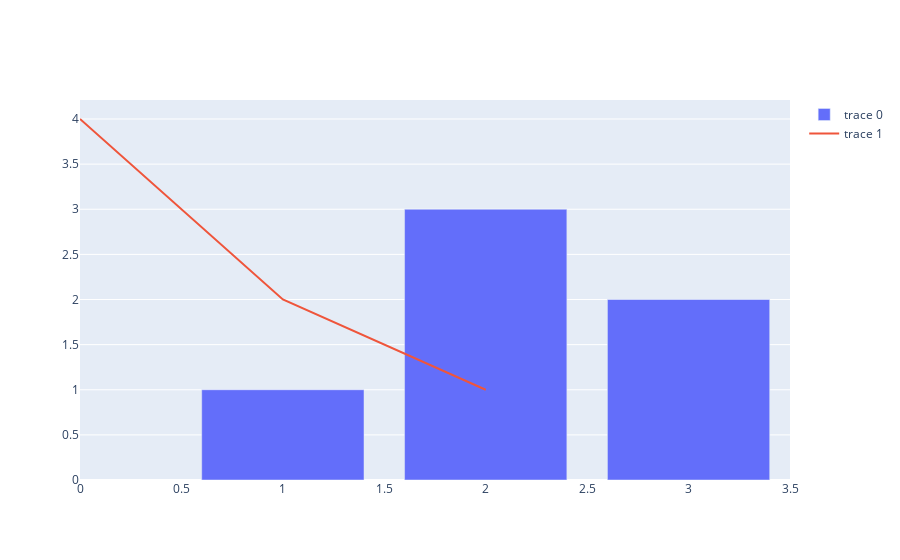

The cell this chart's notebook holds for it:
### Code cell
fig.add_scatter(y=[4, 2, 1], mode="lines")

### Figure 1 — Plotly figure (JSON) as saved in the notebook; plotly's stock layout.template omitted (floating-point values rounded to 4 significant figures)
{"data": [{"type": "bar", "x": [1, 2, 3], "y": [1, 3, 2]}, {"mode": "lines", "type": "scatter", "y": [4, 2, 1]}], "layout": {"autosize": true, "xaxis": {"autorange": true, "range": [0, 3.5], "type": "linear"}, "yaxis": {"autorange": true, "range": [0, 4.211], "type": "linear"}}}
